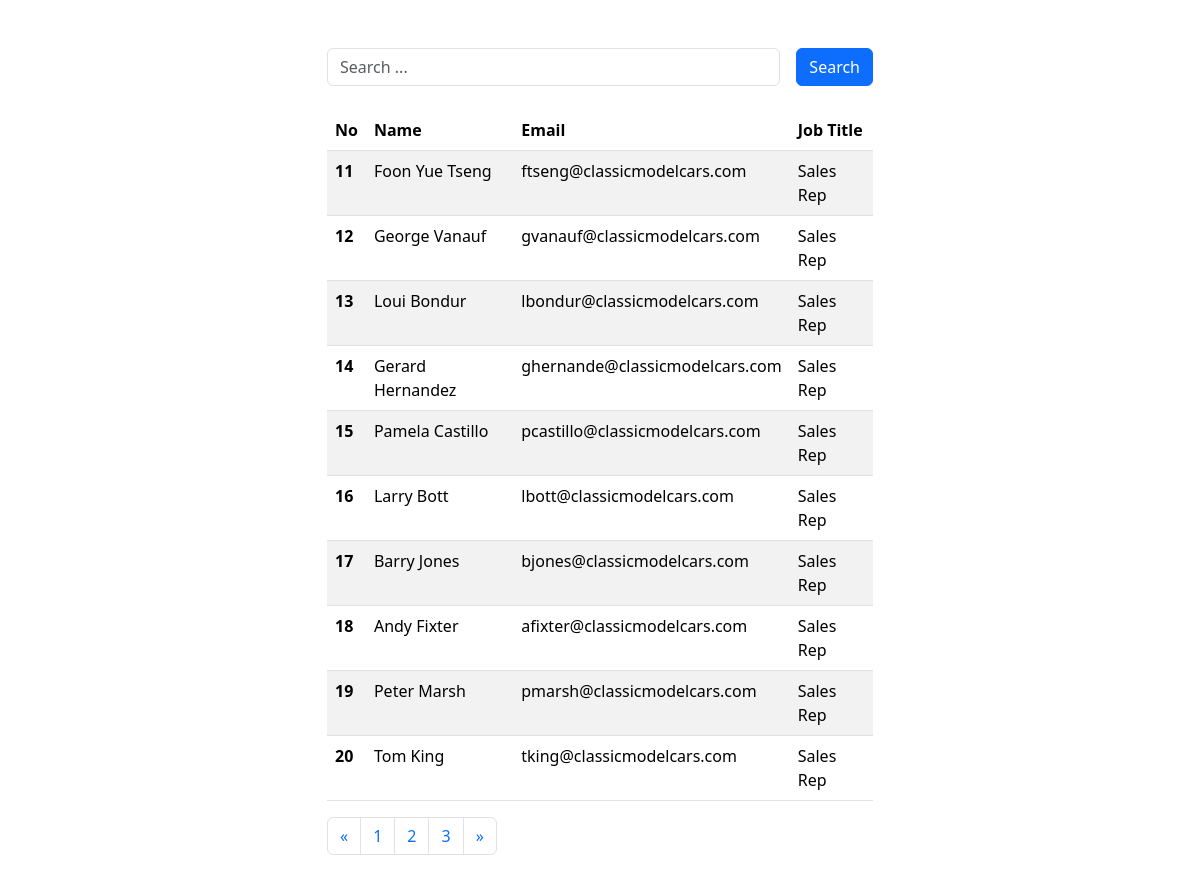
Screenshot of /?page=2 with the database file from the repository.
### tables this page shows
CREATE TABLE `employees` (
  `employeeNumber` int(11) NOT NULL,
  `lastName` varchar(50) NOT NULL,
  `firstName` varchar(50) NOT NULL,
  `extension` varchar(10) NOT NULL,
  `email` varchar(100) NOT NULL,
  `officeCode` varchar(10) NOT NULL,
  `reportsTo` int(11) DEFAULT NULL,
  `jobTitle` varchar(50) NOT NULL
);

### index.php (the view, shortened to what this page needs)
<?php
  include 'config.php';
  $getEmployees = "SELECT CONCAT(firstName, ' ', lastName) AS name, email, jobTitle FROM employees";
  $employees = mysqli_query($config, $getEmployees);
  $total_data = mysqli_num_rows($employees);
  $limit = 10;
  $total_page = ceil($total_data / $limit);
  $page = isset($_GET['page']) ? (int)$_GET['page'] : 1;
  $start = ($page > 1) ? ($page * $limit) - $limit : 0;
  if (isset($_GET['query'])) {
    $query = $_GET['query'];
    $getEmployees = "SELECT CONCAT(firstName, ' ', lastName) AS name, email, jobTitle FROM employees WHERE firstName LIKE '%$query%' OR lastName LIKE '%$query%' OR email LIKE '%$query%' OR jobTitle LIKE '%$query%' LIMIT $start, $limit";
    $employees = mysqli_query($config, $getEmployees);
    $total_data = mysqli_num_rows($employees);
  } else {
    $getEmployees = "SELECT CONCAT(firstName, ' ', lastName) AS name, email, jobTitle FROM employees LIMIT $start, $limit";
    $employees = mysqli_query($config, $getEmployees);
  }
  $no = ($page > 1) ? ($page * $limit) - $limit + 1 : 1;
?>
<!doctype html>
<html lang="en">
<head>
  <link href="https://cdn.jsdelivr.net/npm/bootstrap@5.3.2/dist/css/bootstrap.min.css" rel="stylesheet"
>
</head>
<body>
  <div class="container">
    <div class="row">
      <div class="col-6 mx-auto my-5">
        <form action="" class="d-flex align-items-center justify-content-center">
          <input type="text" class="form-control mb-4" name="query" placeholder="Search ...">
          <input type="submit" class="btn btn-primary mb-4 ms-3" value="Search">
        </form>
        <table class="table table-striped">
          <thead>
            <tr>
              <th scope="col">No</th>
              <th scope="col">Name</th>
              <th scope="col">Email</th>
              <th scope="col">Job Title</th>
            </tr>
          </thead>
          <tbody>
            <?php foreach($employees as $employee) { ?>
            <tr>
              <th scope="row"><?php echo $no++ ?></th>
              <td><?php echo $employee['name'] ?></td>
              <td><?php echo $employee['email'] ?></td>
              <td><?php echo $employee['jobTitle'] ?></td>
            </tr>
            <?php } ?>
          </tbody>
        </table>
        <nav aria-label="Page navigation example">
          <ul class="pagination">
            <li class="page-item">
              <a class="page-link" href="#" aria-label="Previous">
                <span aria-hidden="true">&laquo;</span>
              </a>
            </li>
            <?php for($i = 1; $i <= $total_page; $i++) { ?>
            <li class="page-item"><a class="page-link" href="?page=<?= $i ?>"><?= $i ?></a></li>
            <?php } ?>
            <li class="page-item">
              <a class="page-link" href="#" aria-label="Next">
                <span aria-hidden="true">&raquo;</span>
              </a>
            </li>
          </ul>
        </nav>
      </div>
    </div>
  </div>
</body>
</html>

### rows the page displays
employees: name "Foon Yue Tseng", email "ftseng@classicmodelcars.com", jobTitle "Sales Rep"
employees: name "George Vanauf", email "gvanauf@classicmodelcars.com", jobTitle "Sales Rep"
employees: name "Loui Bondur", email "lbondur@classicmodelcars.com", jobTitle "Sales Rep"
employees: name "Gerard Hernandez", email "ghernande@classicmodelcars.com", jobTitle "Sales Rep"
employees: name "Pamela Castillo", email "pcastillo@classicmodelcars.com", jobTitle "Sales Rep"
employees: name "Larry Bott", email "lbott@classicmodelcars.com", jobTitle "Sales Rep"
employees: name "Barry Jones", email "bjones@classicmodelcars.com", jobTitle "Sales Rep"
employees: name "Andy Fixter", email "afixter@classicmodelcars.com", jobTitle "Sales Rep"
employees: name "Peter Marsh", email "pmarsh@classicmodelcars.com", jobTitle "Sales Rep"
employees: name "Tom King", email "tking@classicmodelcars.com", jobTitle "Sales Rep"
